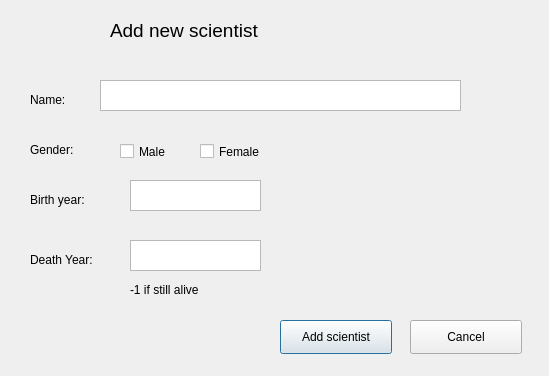
<?xml version="1.0" encoding="UTF-8"?>
<ui version="4.0">
 <class>addNewPerson</class>
 <widget class="QDialog" name="addNewPerson">
  <property name="geometry">
   <rect>
    <x>0</x>
    <y>0</y>
    <width>549</width>
    <height>376</height>
   </rect>
  </property>
  <property name="windowTitle">
   <string>Dialog</string>
  </property>
  <widget class="QLabel" name="label_New_Name">
   <property name="geometry">
    <rect>
     <x>30</x>
     <y>90</y>
     <width>68</width>
     <height>19</height>
    </rect>
   </property>
   <property name="text">
    <string>Name: </string>
   </property>
  </widget>
  <widget class="QLabel" name="label_New_Gender">
   <property name="geometry">
    <rect>
     <x>30</x>
     <y>140</y>
     <width>68</width>
     <height>19</height>
    </rect>
   </property>
   <property name="text">
    <string>Gender: </string>
   </property>
  </widget>
  <widget class="QLabel" name="label_New_Byear">
   <property name="geometry">
    <rect>
     <x>30</x>
     <y>190</y>
     <width>111</width>
     <height>19</height>
    </rect>
   </property>
   <property name="text">
    <string>Birth year: </string>
   </property>
  </widget>
  <widget class="QLabel" name="label_New_Dyear">
   <property name="geometry">
    <rect>
     <x>30</x>
     <y>250</y>
     <width>91</width>
     <height>19</height>
    </rect>
   </property>
   <property name="text">
    <string>Death Year:</string>
   </property>
  </widget>
  <widget class="QTextEdit" name="textEdit_New_name">
   <property name="enabled">
    <bool>true</bool>
   </property>
   <property name="geometry">
    <rect>
     <x>100</x>
     <y>80</y>
     <width>361</width>
     <height>31</height>
    </rect>
   </property>
  </widget>
  <widget class="QTextEdit" name="textEdit_New_Byear">
   <property name="geometry">
    <rect>
     <x>130</x>
     <y>180</y>
     <width>131</width>
     <height>31</height>
    </rect>
   </property>
  </widget>
  <widget class="QTextEdit" name="textEdit_new_Dyear">
   <property name="geometry">
    <rect>
     <x>130</x>
     <y>240</y>
     <width>131</width>
     <height>31</height>
    </rect>
   </property>
  </widget>
  <widget class="QPushButton" name="Button_ADD_NewScientist">
   <property name="geometry">
    <rect>
     <x>280</x>
     <y>320</y>
     <width>112</width>
     <height>34</height>
    </rect>
   </property>
   <property name="text">
    <string>Add scientist</string>
   </property>
  </widget>
  <widget class="QPushButton" name="Button_Cancel_NewScientist">
   <property name="geometry">
    <rect>
     <x>410</x>
     <y>320</y>
     <width>112</width>
     <height>34</height>
    </rect>
   </property>
   <property name="text">
    <string>Cancel</string>
   </property>
  </widget>
  <widget class="QCheckBox" name="checkBox_male">
   <property name="geometry">
    <rect>
     <x>120</x>
     <y>140</y>
     <width>101</width>
     <height>23</height>
    </rect>
   </property>
   <property name="text">
    <string>Male</string>
   </property>
  </widget>
  <widget class="QCheckBox" name="checkBox_female">
   <property name="geometry">
    <rect>
     <x>200</x>
     <y>140</y>
     <width>101</width>
     <height>23</height>
    </rect>
   </property>
   <property name="text">
    <string>Female</string>
   </property>
  </widget>
  <widget class="QLabel" name="labelError">
   <property name="enabled">
    <bool>true</bool>
   </property>
   <property name="geometry">
    <rect>
     <x>30</x>
     <y>330</y>
     <width>241</width>
     <height>31</height>
    </rect>
   </property>
   <property name="font">
    <font>
     <pointsize>10</pointsize>
    </font>
   </property>
   <property name="text">
    <string/>
   </property>
  </widget>
  <widget class="QLabel" name="label">
   <property name="geometry">
    <rect>
     <x>130</x>
     <y>280</y>
     <width>111</width>
     <height>19</height>
    </rect>
   </property>
   <property name="text">
    <string>-1 if still alive</string>
   </property>
  </widget>
  <widget class="QLabel" name="label_2">
   <property name="geometry">
    <rect>
     <x>110</x>
     <y>10</y>
     <width>241</width>
     <height>41</height>
    </rect>
   </property>
   <property name="font">
    <font>
     <pointsize>14</pointsize>
    </font>
   </property>
   <property name="text">
    <string>Add new scientist</string>
   </property>
  </widget>
 </widget>
 <resources/>
 <connections/>
</ui>
